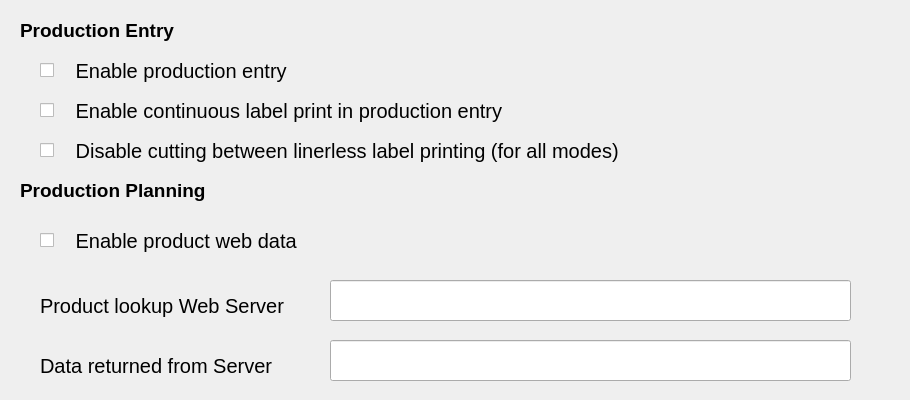
     <widget class="QWidget" name="tab5_1">
      <attribute name="title">
       <string>Production Entry</string>
      </attribute>
      <widget class="QLabel" name="lblProdPlanningUpdate">
       <property name="geometry">
        <rect>
         <x>40</x>
         <y>340</y>
         <width>281</width>
         <height>51</height>
        </rect>
       </property>
       <property name="font">
        <font>
         <pointsize>15</pointsize>
        </font>
       </property>
       <property name="text">
        <string>Data returned from Server</string>
       </property>
       <property name="alignment">
        <set>Qt::AlignLeading|Qt::AlignLeft|Qt::AlignVCenter</set>
       </property>
       <property name="wordWrap">
        <bool>true</bool>
       </property>
      </widget>
      <widget class="QCheckBox" name="chkEnableProdEntry">
       <property name="geometry">
        <rect>
         <x>40</x>
         <y>50</y>
         <width>371</width>
         <height>41</height>
        </rect>
       </property>
       <property name="font">
        <font>
         <pointsize>15</pointsize>
        </font>
       </property>
       <property name="text">
        <string>   Enable production entry</string>
       </property>
      </widget>
      <widget class="QCheckBox" name="chkProdEntryContinuousPrint">
       <property name="geometry">
        <rect>
         <x>40</x>
         <y>90</y>
         <width>861</width>
         <height>41</height>
        </rect>
       </property>
       <property name="font">
        <font>
         <pointsize>15</pointsize>
        </font>
       </property>
       <property name="text">
        <string>   Enable continuous label print in production entry</string>
       </property>
      </widget>
      <widget class="QLabel" name="lblProdPlanFrame">
       <property name="geometry">
        <rect>
         <x>40</x>
         <y>280</y>
         <width>281</width>
         <height>51</height>
        </rect>
       </property>
       <property name="font">
        <font>
         <pointsize>15</pointsize>
        </font>
       </property>
       <property name="text">
        <string>Product lookup Web Server</string>
       </property>
       <property name="alignment">
        <set>Qt::AlignLeading|Qt::AlignLeft|Qt::AlignVCenter</set>
       </property>
       <property name="wordWrap">
        <bool>true</bool>
       </property>
      </widget>
      <widget class="QCheckBox" name="chkEnableProdPlan">
       <property name="geometry">
        <rect>
         <x>40</x>
         <y>220</y>
         <width>801</width>
         <height>41</height>
        </rect>
       </property>
       <property name="font">
        <font>
         <pointsize>15</pointsize>
        </font>
       </property>
       <property name="text">
        <string>   Enable product web data</string>
       </property>
      </widget>
      <widget class="QLineEdit" name="txtProdPlanningUpdate">
       <property name="geometry">
        <rect>
         <x>330</x>
         <y>340</y>
         <width>521</width>
         <height>41</height>
        </rect>
       </property>
       <property name="sizePolicy">
        <sizepolicy hsizetype="Fixed" vsizetype="Fixed">
         <horstretch>0</horstretch>
         <verstretch>0</verstretch>
        </sizepolicy>
       </property>
       <property name="minimumSize">
        <size>
         <width>521</width>
         <height>41</height>
        </size>
       </property>
       <property name="maximumSize">
        <size>
         <width>521</width>
         <height>41</height>
        </size>
       </property>
       <property name="font">
        <font>
         <pointsize>15</pointsize>
        </font>
       </property>
       <property name="text">
        <string notr="true"/>
       </property>
      </widget>
      <widget class="QLineEdit" name="txtProdPlanningFrame">
       <property name="geometry">
        <rect>
         <x>330</x>
         <y>280</y>
         <width>521</width>
         <height>41</height>
        </rect>
       </property>
       <property name="sizePolicy">
        <sizepolicy hsizetype="Fixed" vsizetype="Fixed">
         <horstretch>0</horstretch>
         <verstretch>0</verstretch>
        </sizepolicy>
       </property>
       <property name="minimumSize">
        <size>
         <width>521</width>
         <height>41</height>
        </size>
       </property>
       <property name="maximumSize">
        <size>
         <width>521</width>
         <height>41</height>
        </size>
       </property>
       <property name="font">
        <font>
         <pointsize>15</pointsize>
        </font>
       </property>
       <property name="text">
        <string notr="true"/>
       </property>
      </widget>
      <widget class="QLabel" name="lblProductionEntry">
       <property name="geometry">
        <rect>
         <x>20</x>
         <y>10</y>
         <width>421</width>
         <height>41</height>
        </rect>
       </property>
       <property name="font">
        <font>
         <pointsize>14</pointsize>
         <weight>75</weight>
         <bold>true</bold>
        </font>
       </property>
       <property name="text">
        <string>Production Entry</string>
       </property>
      </widget>
      <widget class="QLabel" name="lblProductionEntry_2">
       <property name="geometry">
        <rect>
         <x>20</x>
         <y>170</y>
         <width>421</width>
         <height>40</height>
        </rect>
       </property>
       <property name="font">
        <font>
         <pointsize>14</pointsize>
         <weight>75</weight>
         <bold>true</bold>
        </font>
       </property>
       <property name="text">
        <string>Production Planning</string>
       </property>
      </widget>
      <widget class="QCheckBox" name="chkDisableCuttingBetweenLinerlessLabels">
       <property name="geometry">
        <rect>
         <x>40</x>
         <y>130</y>
         <width>861</width>
         <height>41</height>
        </rect>
       </property>
       <property name="font">
        <font>
         <pointsize>15</pointsize>
        </font>
       </property>
       <property name="text">
        <string>   Disable cutting between linerless label printing (for all modes)</string>
       </property>
      </widget>
     </widget>
